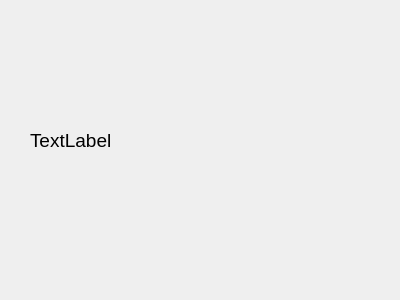
<?xml version="1.0" encoding="UTF-8"?>
<ui version="4.0">
 <class>MainWindow</class>
 <widget class="QWidget" name="MainWindow">
  <property name="geometry">
   <rect>
    <x>0</x>
    <y>0</y>
    <width>400</width>
    <height>300</height>
   </rect>
  </property>
  <property name="windowTitle">
   <string>Form</string>
  </property>
  <widget class="QLabel" name="label">
   <property name="geometry">
    <rect>
     <x>30</x>
     <y>130</y>
     <width>311</width>
     <height>20</height>
    </rect>
   </property>
   <property name="font">
    <font>
     <pointsize>14</pointsize>
    </font>
   </property>
   <property name="text">
    <string>TextLabel</string>
   </property>
  </widget>
 </widget>
 <resources/>
 <connections/>
</ui>
